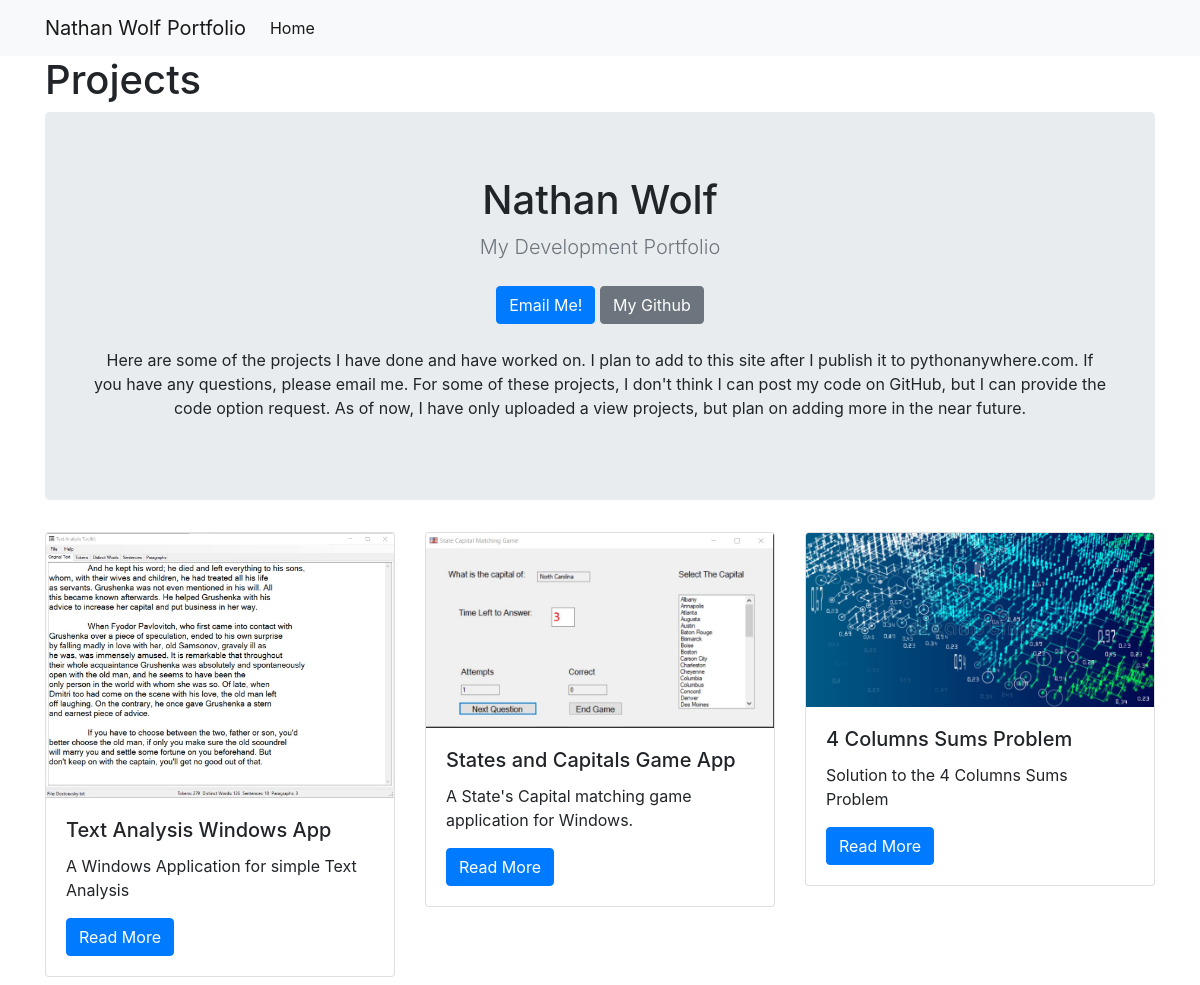
The page / on the database its author committed.
### projects/models.py (models this page shows)
class Project(models.Model):
    title = models.CharField(max_length=100)
    description = models.TextField()
    short_description = models.TextField(default='')
    technology = models.CharField(max_length=20)
    image = models.ImageField(upload_to='images/')
    link = models.URLField(max_length=200,default='')
    code = models.BooleanField(default=True)

### projects/views.py (the view)
# urls.py: path("",views.project_index, name="project_index"),
def project_index(request):
    projects = Project.objects.all()
    context = {
        'projects':projects
    }
    return render(request, 'project_index.html', context)

### projects/templates/project_index.html (shortened to what this page needs)
<!doctype html>
<html lang="en">
{% extends "base.html" %}
{% load static %}
{% block page_content %}
<head>
</head>
<h1>Projects</h1>
<section class="jumbotron text-center">
  <div class="container">
    <h1>Nathan Wolf</h1>
    <p class="lead text-muted">My Development Portfolio</p>
    <p>
      <a href="mailto:nwolf1840@gmail.com" class="btn btn-primary my-2">Email Me!</a>
      <a href="https://github.com/Wolfnj" class="btn btn-secondary my-2">My Github</a>
    </p>
    <p>
      Here are some of the projects I have done and have worked on.
      I plan to add to this site after I publish it to pythonanywhere.com.
      If you have any questions, please email me. For some of these projects, I
      don't think I can post my code on GitHub, but I can provide the code option
      request. As of now, I have only uploaded a view projects, but plan on adding
      more in the near future.
    </p>
  </div>
</section>
<div class="row">
{% for project in projects %}
    <div class="col-md-4">
        <div class="card mb-2">
            <img class="card-img-top" src="{{ project.image.url}}"></img>
            <div class="card-body">
                <h5 class="card-title">{{ project.title }}</h5>
                <p class="card-text">{{ project.short_description }}</p>
                <a href="{% url 'project_detail' project.pk %}"
                   class="btn btn-primary">
                    Read More
                </a>
            </div>
        </div>
    </div>
    {% endfor %}
</div>
{% endblock %}

### personal_portfolio/templates/base.html (shortened to what this page needs)
<link rel="stylesheet" href="https://stackpath.bootstrapcdn.com/bootstrap/4.1.3/css/bootstrap.min.css">
<nav class="navbar navbar-expand-lg navbar-light bg-light">
    <div class="container">
        <a class="navbar-brand" href="{% url 'project_index' %}">Nathan Wolf Portfolio</a>
        <div class="collapse navbar-collapse" id="navbarSupportedContent">
          <ul class="navbar-nav mr-auto">
            <li class="nav-item active">
              <a class="nav-link" href="{% url 'project_index' %}">Home</a>
          </ul>
        </div>
    </div>
</nav>
<div class="container">
    {% block page_content %}{% endblock %}
</div>

### rows shown on the page
Project: image (picture), title "Text Analysis Windows App", short_description "A Windows Application for simple Text Analysis"
Project: image (picture), title "States and Capitals Game App", short_description "A State's Capital matching game application for Windows."
Project: image (picture), title "4 Columns Sums Problem", short_description "Solution to the 4 Columns Sums Problem"
